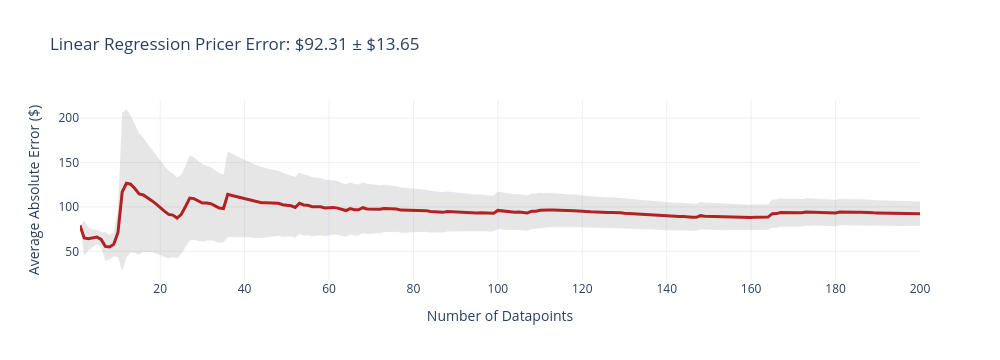
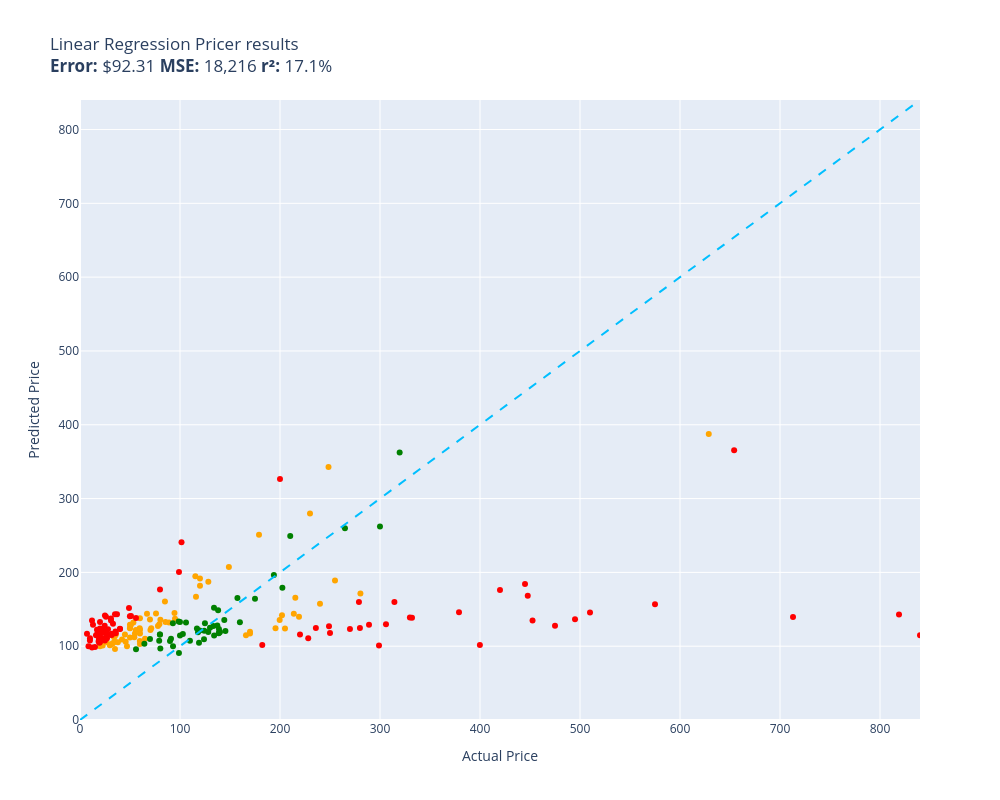

The cell these charts' notebook holds for them, in order:
### Code cell
# Evaluating Linear Regression:
evaluate(function= linear_regression_pricer, data= test, size= 200, workers= 5)

### Figure 1 — Plotly figure (JSON) as saved in the notebook; plotly's stock layout.template omitted (floating-point values rounded to 4 significant figures; data arrays with more than 128 entries replaced by an {"elided": "..."} marker saying what was removed)
{"data": [{"fill": "toself", "fillcolor": "rgba(128,128,128,0.2)", "hoverinfo": "skip", "line": {"color": "rgba(255,255,255,0)"}, "name": "95% CI", "showlegend": false, "x": {"elided": "400 int values"}, "y": {"elided": "400 float values"}, "type": "scatter"}, {"customdata": {"elided": "200x1 float values"}, "hovertemplate": "n=%{x}<br>Avg Error=$%{y:,.2f}<br>±95% CI=$%{customdata[0]:,.2f}<extra></extra>", "line": {"color": "firebrick", "width": 3}, "mode": "lines", "name": "Cumulative Avg Error", "x": {"elided": "200 int values"}, "y": {"elided": "200 float values"}, "type": "scatter"}], "layout": {"title": {"text": "Linear Regression Pricer Error: $92.31 ± $13.65"}, "xaxis": {"title": {"text": "Number of Datapoints"}}, "yaxis": {"title": {"text": "Average Absolute Error ($)"}}, "width": 1000, "height": 360, "showlegend": false}}

### Figure 2 — Plotly figure (JSON) as saved in the notebook; plotly's stock layout.template omitted (floating-point values rounded to 4 significant figures)
{"data": [{"hovertemplate": "%{customdata[0]}<extra></extra>", "legendgroup": "orange", "marker": {"color": "orange", "symbol": "circle", "size": 6}, "mode": "markers", "name": "orange", "orientation": "v", "showlegend": true, "x": [219.0, 116.0, 54.95, 69.98, 29.85, 230.0, 215.3, 54.32, 79.36, 49.98, 84.95, 59.95, 115.3, 59.69, 55.88, 213.8, 37.87, 199.7, 34.99, 255.0, 202.0, 53.4, 77.96, 628.8, 240.0, 76.0, 35.87, 120.0, 59.95, 120.0, 45.67, 94.99, 19.97, 34.95, 33.99, 59.99, 128.3, 195.5, 170.0, 89.0, 70.45, 166.0, 59.86, 179.0, 71.23, 85.48, 29.99, 64.99, 205.0, 80.39, 32.0, 44.95, 32.97, 46.99, 49.95, 41.99, 49.99, 22.7, 148.9, 94.49, 248.5, 49.99, 66.99, 59.99, 26.59, 34.94, 50.92, 170.0, 280.4], "xaxis": "x", "y": [140.0, 167.0, 117.3, 136.3, 101.3, 279.7, 165.6, 112.0, 129.7, 111.8, 160.4, 137.9, 194.8, 124.2, 122.1, 143.8, 105.3, 135.6, 96.25, 188.9, 142.0, 132.2, 127.4, 387.6, 157.7, 144.2, 115.7, 191.5, 102.8, 182.0, 106.0, 137.1, 99.89, 106.0, 112.1, 122.4, 187.4, 124.5, 117.1, 132.2, 121.9, 114.9, 107.2, 250.9, 124.4, 132.6, 102.0, 110.2, 124.0, 135.7, 102.8, 115.9, 104.5, 99.96, 129.1, 109.1, 124.2, 101.0, 207.4, 144.8, 342.9, 124.6, 144.0, 117.2, 105.5, 113.9, 129.0, 119.6, 171.5], "yaxis": "y", "type": "scatter", "customdata": [["Old Blood Noise Excess V2 Distortion Cho...\nGuess=$140.00 Actual=$219.00"], ["telpo Headlight Assembly Fit For 15 Camr...\nGuess=$167.01 Actual=$115.99"], ["NewPower99 Battery Kit for Samsung Galax...\nGuess=$117.32 Actual=$54.95"], ["EXMAX NG-10X Fresnel Lens Focusing Adapt...\nGuess=$136.29 Actual=$69.98"], ["Stand for Raven Pro Document Scanner - P...\nGuess=$101.26 Actual=$29.85"], ["RBC12-UPC Replacement Battery Cartridge ...\nGuess=$279.72 Actual=$229.99"], ["ACDelco GM Original Equipment FW339 Fron...\nGuess=$165.62 Actual=$215.33"], ["Innovative Percussion CB-6 Chamois Bass ...\nGuess=$112.02 Actual=$54.32"], ["GJY Portable TV,10.6 inch Mini TV for AT...\nGuess=$129.69 Actual=$79.36"], ["LD Products Compatible Toner Cartridge R...\nGuess=$111.77 Actual=$49.98"], ["HK SYSTEMS 13\" Heavy Duty Black \"Push\" O...\nGuess=$160.43 Actual=$84.95"], ["Deco Mount Pro Tripod Microphone Stand w...\nGuess=$137.90 Actual=$59.95"], ["Scranton & Co 3 Drawer Mobile File Cabin...\nGuess=$194.78 Actual=$115.35"], ["Evergreen HSHB2005 Cylinder Head Gasket ...\nGuess=$124.24 Actual=$59.69"], ["Task T24287 Roman Ogee Router Bit with 1...\nGuess=$122.06 Actual=$55.88"], ["Travelpro Platinum Elite Slim Business L...\nGuess=$143.79 Actual=$213.83"], ["Southwire 120V/15A Right Angle User Atta...\nGuess=$105.28 Actual=$37.87"], ["JRready ST6313 DT Deutsch Connector Kit,...\nGuess=$135.64 Actual=$199.68"], ["Mylites+ Standard Comic Book Mylar Sleev...\nGuess=$96.25 Actual=$34.99"], ["Tidal Front + Rear Fender Flares 4PC Poc...\nGuess=$188.95 Actual=$254.99"], ["AUTOFREE LED Tail Lights Assembly Compat...\nGuess=$142.04 Actual=$201.99"], ["Projector, CRAZVIEW Projector with WiFi ...\nGuess=$132.25 Actual=$53.40"], ["Webcem Solar Shed Light Outdoor Indoor, ...\nGuess=$127.44 Actual=$77.96"], ["Poison Spyder 10-08-020 Rocker Knocker\nGuess=$387.63 Actual=$628.76"], ["VLAND LED Smoked Taillights Compatible F...\nGuess=$157.67 Actual=$239.99"], ["BESTILL Wall Mounted Shower Faucet Set, ...\nGuess=$144.23 Actual=$76.00"], ["Beck/Arnley 0421945 Air Filter\nGuess=$115.73 Actual=$35.87"], ["Pidoko Kids Train Table, Grey with 90 Pc...\nGuess=$191.55 Actual=$119.97"], ["LEGO Marvel Avengers War Machine Buster ...\nGuess=$102.85 Actual=$59.95"], ["EMART Photography C Stand with Boom Arm,...\nGuess=$181.95 Actual=$119.99"], ["KOHLER K-1185540-CP Assembly-Slider\nGuess=$105.96 Actual=$45.67"], ["Trim Kit for 2-handle Shower & Tub Valve...\nGuess=$137.08 Actual=$94.99"], ["iPhone 12/12 Pro Nicaragua Guardabarranc...\nGuess=$99.89 Actual=$19.97"], ["Replacement Remote Control for PANASONIC...\nGuess=$106.00 Actual=$34.95"], ["LSSAGOON Backpack for Women Teen Kids Gi...\nGuess=$112.08 Actual=$33.99"], ["MONOCARBON Forged Carbon Fiber Case for ...\nGuess=$122.36 Actual=$59.99"], ["DuraGo 29515020 Front Hub Assembly\nGuess=$187.43 Actual=$128.34"], ["MXR Carbon Copy Deluxe Analog Delay Guit...\nGuess=$124.45 Actual=$195.50"], ["Ibanez M510OVS Acoustic Mandolin in Vint...\nGuess=$117.07 Actual=$169.99"], ["CradlePoint Compact Broadband Router (CB...\nGuess=$132.22 Actual=$89.00"], ["Pyle Wireless Rear View Backup Camera - ...\nGuess=$121.88 Actual=$70.45"], ["Cardone 84-58642 New HEI Electronic Dist...\nGuess=$114.89 Actual=$165.99"], ["Hp Pavilion P7-1257c Motherboard Aahd3-h...\nGuess=$107.16 Actual=$59.86"], ["18 Inch White Undermount Kitchen Sink - ...\nGuess=$250.91 Actual=$179.00"], ["Amana Tool - SC587 Carbide Tipped 3-Wing...\nGuess=$124.44 Actual=$71.23"], ["ECCPP Power Steering Pump for 2009-2010 ...\nGuess=$132.64 Actual=$85.48"], ["AZX Stylus Pencil for Apple iPad Pro 202...\nGuess=$102.00 Actual=$29.99"], ["UPR Mach 1 Chin Spoiler Fits 94-98 Musta...\nGuess=$110.18 Actual=$64.99"], ["SP Air Corporation SP-8102BU 1/4-Inch He...\nGuess=$124.04 Actual=$204.99"], ["Diversitech UC2436-3 Ultralite Condenser...\nGuess=$135.66 Actual=$80.39"], ["CTLAMP XL-2100 Professional Quality XL-2...\nGuess=$102.82 Actual=$32.00"], ["200 ' feet True 14 Gauge AWG CCA Speaker...\nGuess=$115.89 Actual=$44.95"], ["200 Couples Conversation Cards - Enjoy B...\nGuess=$104.48 Actual=$32.97"], ["KYX Racing Hardened Steel Center Drive S...\nGuess=$99.96 Actual=$46.99"], ["Custom Engagement Logo Desk Embosser Sea...\nGuess=$129.15 Actual=$49.95"], ["LD Compatible Ink Cartridge Replacement ...\nGuess=$109.13 Actual=$41.99"], ["BXYJY for Samsung Galaxy Z Fold 3 Case w...\nGuess=$124.21 Actual=$49.99"], ["Star Wars Die-Cast Metal TITANIUM Series...\nGuess=$101.03 Actual=$22.70"], ["Vinyl Soft Top Roll-up Adjustable Truck ...\nGuess=$207.36 Actual=$148.88"], ["Intex River Run Connect Lounge (Four)\nGuess=$144.84 Actual=$94.49"], ["PowerSport Front Rear Brakes and Rotors ...\nGuess=$342.92 Actual=$248.51"], ["Viola Bow 4/4 Full Size Carbon Fiber (Bl...\nGuess=$124.65 Actual=$49.99"], ["KZ ZS10 Pro in Ear Monitor Headphone KZ ...\nGuess=$144.00 Actual=$66.99"], ["Fender Hendrix Voodoo Child Coiled Instr...\nGuess=$117.18 Actual=$59.99"], ["W11130208 W10695459 Refrigerator LED Mod...\nGuess=$105.51 Actual=$26.59"], ["Jada Toys Ryan's World Combo Panda Airli...\nGuess=$113.88 Actual=$34.94"], ["Pyle 2x120 Watt Home Audio Speaker Power...\nGuess=$129.02 Actual=$50.92"], ["Xiaomi Redmi 10 2022 NFC 4G LTE (128GB +...\nGuess=$119.64 Actual=$169.99"], ["For Volvo C70 S70 V70 V40 S40 AC Compres...\nGuess=$171.45 Actual=$280.41"]]}, {"hovertemplate": "%{customdata[0]}<extra></extra>", "legendgroup": "green", "marker": {"color": "green", "symbol": "circle", "size": 6}, "mode": "markers", "name": "green", "orientation": "v", "showlegend": true, "x": [144.3, 79.2, 210.2, 119.0, 134.0, 124.0, 175.0, 98.65, 79.95, 159.9, 80.34, 79.95, 145.4, 130.0, 119.7, 134.1, 202.4, 91.0, 110.0, 89.99, 124.9, 124.3, 98.95, 157.4, 99.99, 117.0, 139.0, 118.0, 102.8, 138.9, 137.3, 69.99, 128.3, 138.1, 64.37, 193.9, 264.9, 106.0, 140.0, 56.0, 319.6, 93.02, 92.88, 300.0, 133.4, 138.7, 99.99], "xaxis": "x", "y": [135.4, 107.3, 249.2, 104.6, 152.2, 109.5, 164.4, 133.3, 115.7, 132.5, 96.71, 116.0, 120.7, 124.9, 121.4, 114.5, 179.0, 109.9, 107.2, 107.1, 131.2, 120.8, 90.72, 165.3, 132.7, 123.8, 118.1, 118.8, 116.5, 123.3, 128.1, 109.7, 119.4, 148.7, 103.3, 196.5, 259.9, 132.0, 119.4, 95.76, 362.4, 100.0, 131.0, 262.3, 127.3, 117.5, 114.4], "yaxis": "y", "type": "scatter", "customdata": [["SuppliesOutlet Compatible Toner Cartridg...\nGuess=$135.41 Actual=$144.29"], ["Panasonic KX-TG6511B DECT 6.0 PLUS Expan...\nGuess=$107.29 Actual=$79.20"], ["APS iBoard 6-inch Aluminum (Black Powder...\nGuess=$249.24 Actual=$210.23"], ["PEMP E65 E66 CDC Simulate Optical Fiber ...\nGuess=$104.64 Actual=$119.00"], ["Intermatic PX300 12V 300W Transformer wi...\nGuess=$152.23 Actual=$134.00"], ["CORSAIR Dominator Platinum RGB 32GB (2x1...\nGuess=$109.54 Actual=$124.00"], ["SKB iSeries 3i-13096-6KP Case for BlackM...\nGuess=$164.40 Actual=$174.99"], ["Aolemi Oil Rubbed Bronze Single Function...\nGuess=$133.34 Actual=$98.65"], ["Clementoni 39132.5 Jigsaw Puzzle 1,000 P...\nGuess=$115.75 Actual=$79.95"], ["GanFindX Portable Car Hand Controls for ...\nGuess=$132.50 Actual=$159.90"], ["KOMPUTERBAY 4GB 2X 2GB DDR2 1066MHz PC2-...\nGuess=$96.71 Actual=$80.34"], ["15\" Locking Shower Head Extension Arm in...\nGuess=$116.00 Actual=$79.95"], ["Wenger City Upgrade Laptop Backpack with...\nGuess=$120.68 Actual=$145.42"], ["3D Tree Hole Branches 075 Stair Risers D...\nGuess=$124.88 Actual=$129.99"], ["Fjallraven, Kanken Laptop 15\" Backpack f...\nGuess=$121.37 Actual=$119.65"], ["Diversitech WG840585 Motor, (Ddb) 1/3Hp,...\nGuess=$114.50 Actual=$134.12"], ["Evan-Fischer Front Bumper Cover Compatib...\nGuess=$179.02 Actual=$202.38"], ["Festool 492370 Platin 2 S1000 Grit 6-Inc...\nGuess=$109.93 Actual=$91.00"], ["Western Digital Enterprise RE4-GP 2TB SA...\nGuess=$107.22 Actual=$109.95"], ["DIMARZIO 204284 DP 163FBK Blues Bucker G...\nGuess=$107.15 Actual=$89.99"], ["PM Auto Front Right Quick Complete Strut...\nGuess=$131.18 Actual=$124.94"], ["Dell Optiplex 390 Desktop Computer i3 3....\nGuess=$120.81 Actual=$124.27"], ["Marvel Legends Series X-Men 6-Inch Archa...\nGuess=$90.72 Actual=$98.95"], ["Grey Pneumatic 1311SD Impact Socket Set\nGuess=$165.31 Actual=$157.43"], ["4LT LUMINETTE Vanity Opal GLS BSN\nGuess=$132.65 Actual=$99.99"], ["4pc Wheel Spacers Adapters 4\" (2inch Per...\nGuess=$123.84 Actual=$116.95"], ["Urth 62mm UV, Circular Polarizing (CPL),...\nGuess=$118.07 Actual=$139.00"], ["LSI Broadcom SAS 9300-8i 8-port 12Gb/s S...\nGuess=$118.84 Actual=$118.00"], ["GENUINE VOLVO THERMOSTAT (3.0, 3.2) S60 ...\nGuess=$116.53 Actual=$102.85"], ["New Replacement seat cover fits Yamaha M...\nGuess=$123.28 Actual=$138.95"], ["Evan Fischer Radiator Cooling Fan Assemb...\nGuess=$128.13 Actual=$137.34"], ["Skullcandy Hesh Evo Bluetooth Headphones...\nGuess=$109.67 Actual=$69.99"], ["ROHL WSGUM3018WH Wire Sink Grids, White\nGuess=$119.38 Actual=$128.28"], ["ASUS VY279HE-W 27” 1080P Monitor - White...\nGuess=$148.69 Actual=$138.10"], ["LCD Screen for Dell Inspiron 17R 17.3\" H...\nGuess=$103.32 Actual=$64.37"], ["4 Inches Rolled Muffler Tip Catback Exha...\nGuess=$196.51 Actual=$193.88"], ["APS iBoard (304 Stainless Steel Polished...\nGuess=$259.86 Actual=$264.95"], ["KUNFINE Android Radio CarPlay & Android ...\nGuess=$132.00 Actual=$106.00"], ["StonKraft Brass Chess Board Game Set wit...\nGuess=$119.39 Actual=$140.00"], ["OEM Samsung Remote Control Shipped with ...\nGuess=$95.76 Actual=$56.00"], ["Venom Power Terra Hunter R/T+ R/T All-Te...\nGuess=$362.41 Actual=$319.65"], ["Samsung DA97-07603B Freezer Ice Maker As...\nGuess=$100.02 Actual=$93.02"], ["Blanco 230966 Valea Stainless Steel Sink...\nGuess=$130.96 Actual=$92.88"], ["HP Laserjet 2100 Laser Printer W/Test Pr...\nGuess=$262.30 Actual=$299.98"], ["Targus CityGear Durable Backpack, Black,...\nGuess=$127.35 Actual=$133.43"], ["Garmin 010-12402-10 GT15M-TM Transom-Mou...\nGuess=$117.51 Actual=$138.74"], ["Fitness Center Gym Room Weight Train Dua...\nGuess=$114.41 Actual=$99.99"]]}, {"hovertemplate": "%{customdata[0]}<extra></extra>", "legendgroup": "red", "marker": {"color": "red", "symbol": "circle", "size": 6}, "mode": "markers", "name": "red", "orientation": "v", "showlegend": true, "x": [35.74, 329.9, 713.0, 379.0, 19.99, 32.98, 332.0, 452.5, 495.0, 19.99, 19.99, 819.0, 220.0, 24.99, 17.99, 31.77, 35.49, 475.0, 6.99, 40.0, 11.99, 235.9, 445.0, 31.61, 16.99, 279.9, 18.89, 49.9, 9.95, 16.98, 18.59, 12.0, 29.95, 26.99, 182.3, 306.0, 21.99, 8.5, 228.2, 269.9, 575.0, 36.99, 249.0, 24.95, 399.9, 31.0, 299.0, 314.4, 30.93, 24.66, 19.95, 55.99, 15.99, 200.0, 19.99, 98.99, 14.99, 250.0, 19.5, 510.0, 19.0, 19.11, 278.9, 48.99, 289.0, 25.99, 12.98, 840.0, 22.88, 447.7, 39.99, 9.99, 24.95, 21.99, 420.0, 101.5, 27.99, 654.1, 24.95, 21.99, 34.99, 79.99, 50.99, 25.99], "xaxis": "x", "y": [117.6, 138.7, 139.5, 145.8, 132.8, 130.3, 138.7, 134.7, 136.4, 111.3, 123.9, 142.8, 115.9, 118.4, 122.0, 115.1, 119.9, 127.7, 116.8, 123.4, 134.6, 124.8, 184.2, 116.8, 122.2, 124.7, 108.2, 140.6, 107.7, 115.8, 106.5, 98.26, 115.5, 110.8, 101.8, 129.9, 109.5, 99.77, 110.8, 123.5, 156.9, 143.3, 127.1, 107.7, 101.5, 134.6, 100.9, 159.9, 137.4, 127.7, 114.2, 138.2, 114.7, 326.6, 105.8, 200.6, 98.95, 117.9, 104.5, 145.6, 112.3, 108.9, 160.0, 151.7, 129.0, 117.7, 128.9, 115.0, 122.5, 168.4, 123.5, 110.9, 111.2, 121.8, 176.1, 240.7, 123.0, 365.4, 141.5, 118.3, 143.2, 176.8, 141.0, 139.9], "yaxis": "y", "type": "scatter", "customdata": [["8544771 Dryer Heating Element, 279816 Th...\nGuess=$117.63 Actual=$35.74"], ["Pump Head TBVECHI 175PSI 4KW 5.5HP 21CFM...\nGuess=$138.71 Actual=$329.90"], ["Bam France 2002XL Contoured Hightech Bla...\nGuess=$139.45 Actual=$713.00"], ["Metabo HPT 36V MultiVolt™ Cordless Rotar...\nGuess=$145.84 Actual=$379.00"], ["46mm Digital Pro High-Resolution Close-U...\nGuess=$132.82 Actual=$19.99"], ["LOVE MEI Galaxy S10 Lite Case, Military ...\nGuess=$130.26 Actual=$32.98"], ["Bam Trekking 3027SB Single Black Clarine...\nGuess=$138.69 Actual=$332.00"], ["DEWALT 20V MAX* XR Impact Driver with Bl...\nGuess=$134.72 Actual=$452.53"], ["Mini PC, Kinupute Desktop Computer E3-12...\nGuess=$136.36 Actual=$495.00"], ["June Garden 12\" Sweet Dolly Charlotte - ...\nGuess=$111.27 Actual=$19.99"], ["10GBase-LR SFP+ Transceiver, Handar 10GB...\nGuess=$123.86 Actual=$19.99"], ["Canon EOS Rebel T7 Digital SLR Camera wi...\nGuess=$142.78 Actual=$819.00"], ["Dakota Alert MURS Alert Probe Sensor - M...\nGuess=$115.89 Actual=$219.99"], ["DALDED LED Light Kit for Lego Sonic Gree...\nGuess=$118.45 Actual=$24.99"], ["152MM Hole Saws M42 Bi-Metal High Speed ...\nGuess=$122.03 Actual=$17.99"], ["Baseball Backpacks Large 18 Inch Bookbag...\nGuess=$115.12 Actual=$31.77"], ["Adams Check Payment and Deposit Register...\nGuess=$119.86 Actual=$35.49"], ["KOHLER 18865-CP Filtered Water Faucet, P...\nGuess=$127.65 Actual=$475.00"], ["Retevis RT68 Soft Earhook Walkie Talkie ...\nGuess=$116.83 Actual=$6.99"], ["MC: Pindicator (Dual Intensity Amber)\nGuess=$123.35 Actual=$40.00"], ["Laisomeke Waterproof Junction Box, Unive...\nGuess=$134.64 Actual=$11.99"], ["Sumerain S1339CM Double Handle Widesprea...\nGuess=$124.81 Actual=$235.86"], ["Lighted Triangle Mirror Cabinet Bathroom...\nGuess=$184.22 Actual=$445.00"], ["Tablet PC Cover Compatible with Lenovo T...\nGuess=$116.76 Actual=$31.61"], ["Miyaya@ Funny Animal Masks Collection fo...\nGuess=$122.23 Actual=$16.99"], ["Trail Gear Twin Stick Kit for Top Shift ...\nGuess=$124.65 Actual=$279.92"], ["Engine Thermostat, Replace 19301-PAA-306...\nGuess=$108.22 Actual=$18.89"], ["Ultra Duster Canned Air Net 10 Oz 6-Pack\nGuess=$140.65 Actual=$49.90"], ["IQShield Screen Protector Compatible wit...\nGuess=$107.72 Actual=$9.95"], ["Liberty Imports 12 Pack: US Military Toy...\nGuess=$115.80 Actual=$16.98"], ["Neporal Full Spectrum Light Bulb, 6000K ...\nGuess=$106.52 Actual=$18.59"], ["Satco S9596, 4 Count (Pack of 1), 4.18\nGuess=$98.26 Actual=$12.00"], ["Ceramic Talavera Mexican Tile 4x4\", 9 Pi...\nGuess=$115.50 Actual=$29.95"], ["Intrepid International Dressage Letters-...\nGuess=$110.77 Actual=$26.99"], ["ANZO USA 111207 GMC SIERRA 99-06 / YUKON...\nGuess=$101.75 Actual=$182.28"], ["Kingston Brass KS269SN Kingston Clawfoot...\nGuess=$129.89 Actual=$305.99"], ["KUNN Small Electrician Tool Pouch Utilit...\nGuess=$109.50 Actual=$21.99"], ["KS K-STORM Replacement Silicone Mushroom...\nGuess=$99.77 Actual=$8.50"], ["Pioneer 2AM401-BN Two Handle Kitchen Fau...\nGuess=$110.82 Actual=$228.22"], ["Aeromotive 13304 Regulator, X1 Adjustabl...\nGuess=$123.45 Actual=$269.95"], ["Walker Exhaust Ultra EPA 16478 Direct Fi...\nGuess=$156.86 Actual=$574.99"], ["GE RPWF SmartWater Comparable Refrigerat...\nGuess=$143.35 Actual=$36.99"], ["MGP Caliper Covers 39011SACURD Red Powde...\nGuess=$127.11 Actual=$249.00"], ["Royal Designs, Inc. Decorative Abundant ...\nGuess=$107.68 Actual=$24.95"], ["Canon Sure Shot 90u 35mm Date Camera\nGuess=$101.50 Actual=$399.89"], ["NewFantasia Replacement Audio Cable with...\nGuess=$134.64 Actual=$31.00"], ["Mikrotik RB3011UIAS-RM RouterBOARD 10xGi...\nGuess=$100.88 Actual=$299.00"], ["AC Compressor & A/C Kit For BMW 335i 335...\nGuess=$159.93 Actual=$314.41"], ["Wilkinson LOW GAUSS Vintage Tone Strat S...\nGuess=$137.40 Actual=$30.93"], ["Berta (6 Pieces) 1-1/4 inch Overlay, 90 ...\nGuess=$127.73 Actual=$24.66"], ["Chalkboard Name Badges with Magnetic Bac...\nGuess=$114.15 Actual=$19.95"], ["Linkloos Solar Street Lights Outdoor Wat...\nGuess=$138.19 Actual=$55.99"], ["USB Charger, CIVIE High Speed 60W Multip...\nGuess=$114.70 Actual=$15.99"], ["Universal Power Group 12V 100Ah Sealed L...\nGuess=$326.64 Actual=$199.99"], ["Kastar Battery Pack Replacement for Sony...\nGuess=$105.79 Actual=$19.99"], ["Auertech Portable Washing Machine, 14lbs...\nGuess=$200.59 Actual=$98.99"], ["Raspberry Pi 3 Model B+ Aluminum Case Me...\nGuess=$98.95 Actual=$14.99"], ["Music Hall pa15.3 MM/MC Phono Preamplifi...\nGuess=$117.86 Actual=$250.00"], ["Lorell Bell Chair Glide, 2.5\", Black\nGuess=$104.50 Actual=$19.50"], ["Competition Clutch Disc and Pressure Pla...\nGuess=$145.63 Actual=$510.00"], ["The Puppet Company - Carpet-Unicorn, Whi...\nGuess=$112.29 Actual=$19.00"], ["Baumgartens Sicurix Blank PVC ID Cards (...\nGuess=$108.95 Actual=$19.11"], ["VIPMOTOZ Sequential Turn Signal Premium ...\nGuess=$160.01 Actual=$278.94"], ["A-Premium Front Suspension Steering Knuc...\nGuess=$151.70 Actual=$48.99"], ["Audio Techinca ATW-T1002 System 10 Handh...\nGuess=$128.98 Actual=$289.00"], ["520 Pieces Christmas Envelope Seal Stick...\nGuess=$117.69 Actual=$25.99"], ["BestPricedDecals Wine A BIT, You'll Feel...\nGuess=$128.95 Actual=$12.98"], ["Dell XPS 13 9343-2727SLV 13.3\" Full HD S...\nGuess=$114.99 Actual=$839.99"], ["VATOS 4 Packs Bubble Machine Gun for Kid...\nGuess=$122.50 Actual=$22.88"], ["Steering Wheel, Carbon Fiber Automotive ...\nGuess=$168.36 Actual=$447.74"], ["VONADO Space Wars Colonial Viper MK1 Bui...\nGuess=$123.52 Actual=$39.99"], ["Replacement Remote Control fit for Sony ...\nGuess=$110.91 Actual=$9.99"], ["Disney Princess Sparkling Princess Sleep...\nGuess=$111.23 Actual=$24.95"], ["sabermaster TCG Playmat yugioh playmat T...\nGuess=$121.83 Actual=$21.99"], ["Pacific Drums PDCM1618TTRB 16 x 18 Inche...\nGuess=$176.15 Actual=$419.99"], ["DuraGo BR5330 Front Vented Disc Brake Ro...\nGuess=$240.74 Actual=$101.51"], ["Glovion Music Stand Light, Clip On Piano...\nGuess=$122.97 Actual=$27.99"], ["Empava 24\" Single Wall Ovens 10 Cooking ...\nGuess=$365.38 Actual=$654.14"], ["Think Gizmos Build Your Own Robot Toys f...\nGuess=$141.50 Actual=$24.95"], ["VTech Strum and Jam Kidi Musical Guitar ...\nGuess=$118.28 Actual=$21.99"], ["STICKGOO Peel and Stick Backsplash for K...\nGuess=$143.17 Actual=$34.99"], ["MonMount Triple Monitor Stand Freestandi...\nGuess=$176.79 Actual=$79.99"], ["Refresh NSF-53 Premium Replacement Refri...\nGuess=$140.95 Actual=$50.99"], ["NICKSTON Red Sparkling Glitter Slim Band...\nGuess=$139.93 Actual=$25.99"]]}, {"hoverinfo": "skip", "line": {"color": "deepskyblue", "dash": "dash", "width": 2}, "mode": "lines", "name": "y = x", "showlegend": false, "x": [0, 840.0], "y": [0, 840.0], "type": "scatter"}], "layout": {"xaxis": {"anchor": "y", "domain": [0.0, 1.0], "title": {"text": "Actual Price"}, "range": [0, 840.0]}, "yaxis": {"anchor": "x", "domain": [0.0, 1.0], "title": {"text": "Predicted Price"}, "range": [0, 840.0]}, "legend": {"title": {"text": "color"}, "tracegroupgap": 0}, "title": {"text": "Linear Regression Pricer results<br><b>Error:</b> $92.31 <b>MSE:</b> 18,216 <b>r²:</b> 17.1%"}, "height": 800, "width": 1000, "showlegend": false}}
